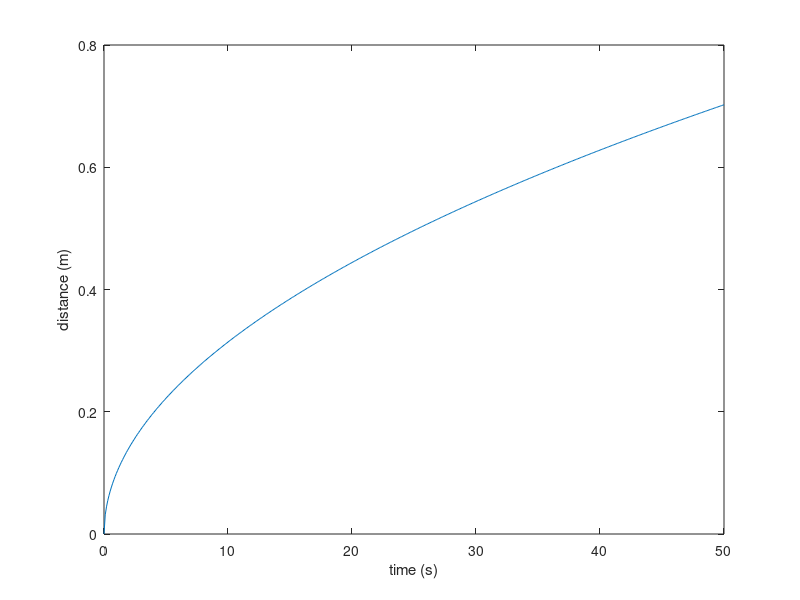
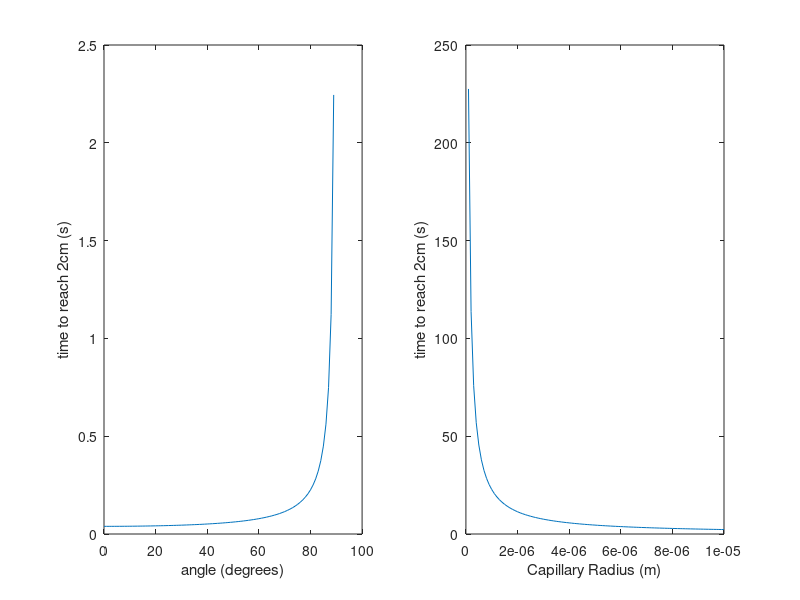

The MATLAB source for these figures, in order:
function test()
%Wasburn constants
solnVisc = 1e-3; %dynamic shear viscosity for water (Pa s)
solnST = 72.8e-3; %surface tension of water (N/m)
poreDiam = 561e-6; %diameter of capillary or pore (m)
contAng = 15; % contact angle of capillary against wall (degrees)


time = [0:.1:50];
dist = sqrt(solnST*poreDiam*cosd(contAng)*time/solnVisc/4);
plot(time, dist);
xlabel("time (s)");
ylabel("distance (m)");

angles = 0:90;
size(angles,2)
distVarAngle = angles;
finalDist = .02;
for i = 1:size(angles, 2)
   distVarAngle(i) = (finalDist^2)*4*solnVisc/(solnST*poreDiam*cosd(angles(i)));
end

radii = 0:1e-7:1e-5;
distVarRadius = 1:size(radii, 2);
for i = 1:size(radii,2)
    distVarRadius(i) = (finalDist^2)*4*solnVisc/(solnST*radii(i)*cosd(contAng));
end

figure;
subplot(1,2,1);
plot(angles, distVarAngle);
xlabel("angle (degrees)");
ylabel("time to reach 2cm (s)");

subplot(1,2,2);
plot(radii, distVarRadius);
xlabel("Capillary Radius (m)");
ylabel("time to reach 2cm (s)");

end